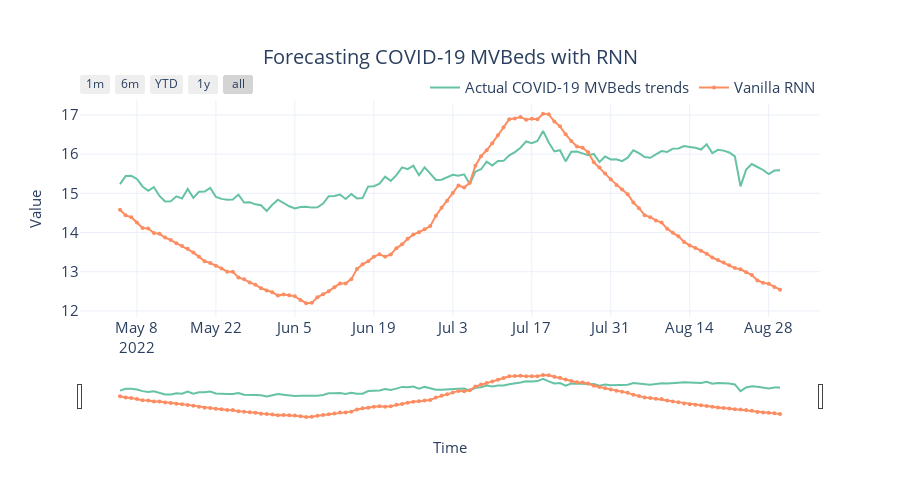

Here is the notebook cell this chart was saved with:
### Code cell
fig = plot_forecast(
    pred_df,
    forecast_columns=[f"Vanilla {algorithm_name}"],
    forecast_display_names=[f"Vanilla {algorithm_name}"],
)
title = f"Forecasting COVID-19 MVBeds with {algorithm_name}"
fig = format_plot(fig, title=title)
fig.update_xaxes(
    rangeslider_visible=True,
    rangeselector=dict(
        buttons=list(
            [
                dict(count=1, label="1m", step="month", stepmode="backward"),
                dict(count=6, label="6m", step="month", stepmode="backward"),
                dict(count=1, label="YTD", step="year", stepmode="todate"),
                dict(count=1, label="1y", step="year", stepmode="backward"),
                dict(step="all"),
            ]
        )
    ),
)
# save_path = f"images/forecast_multivarate_{algorithm_name}.png"
# pio.write_image(fig, save_path)
fig.show()
